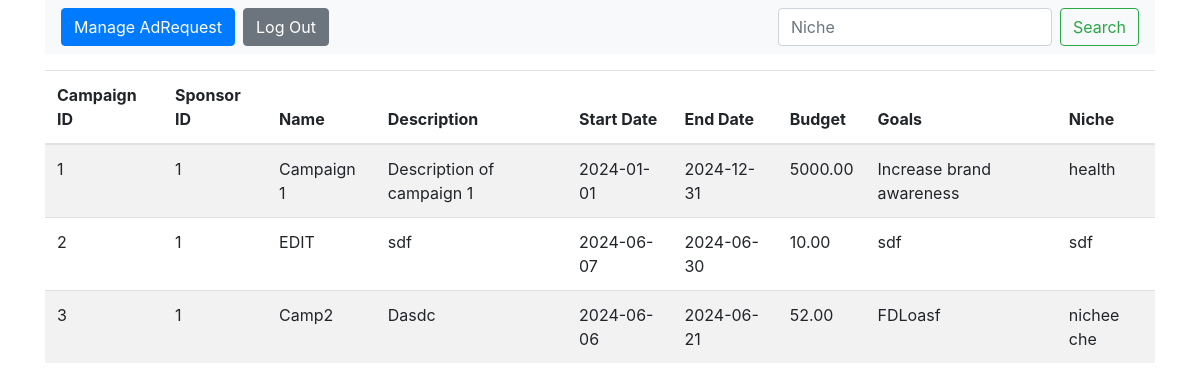
/influencer/campaigns (signed in), run on the app's committed database.
### models.py (models this page shows, shortened)
class Campaign(db.Model):
    __tablename__ = "campaigns"
    campaign_id = db.Column(db.Integer, primary_key=True, autoincrement=True)
    sponsor_id = db.Column(
        db.Integer, db.ForeignKey("sponsors.sponsor_id"), nullable=False
    )
    name = db.Column(db.String(255), nullable=False)
    description = db.Column(db.Text, nullable=False)
    start_date = db.Column(db.Date)
    end_date = db.Column(db.Date)
    budget = db.Column(db.Numeric(10, 2), nullable=False)
    visibility = db.Column(db.Enum("public", "private"),default="public")
    goals = db.Column(db.Text, nullable=False)
    niche = db.Column(db.String(255), nullable=False)
    ad_requests = db.relationship("AdRequest", backref="campaign", lazy=True)
    campaign_flags = db.relationship("CampaignFlag", backref="campaign", lazy=True)
    def to_dict(self):
        return {c.name: getattr(self, c.name) for c in self.__table__.columns}

### influencer.py (the view)
@influencer.route("/campaigns",methods=['GET', 'POST'])
def show_campaign():
    if "user_name" in session and "role" in session:
        if session["role"] == "influencer":
            public_campaing = Campaign.query.filter_by(visibility = "public").all()
            data = []
            for c in public_campaing:
                data.append(c.to_dict())
            return render_template("influencer_campaign.html" , data=data)
    flash("Please Login !","faliled")
    return redirect(url_for("influencer.login"))

### app.py (called while the page is built)
@app.before_request
def create_tables():
    init_db(app)

### models.py (called while the page is built, shortened)
def init_db(app):
    with app.app_context():
        db.create_all()

### templates/influencer_campaign.html (shortened to what this page needs)
<!DOCTYPE html>
<html lang="en">
<head>
    <link rel="stylesheet" href="https://stackpath.bootstrapcdn.com/bootstrap/4.3.1/css/bootstrap.min.css">
</head>
<body>
    <div class="container">
        <nav class="navbar navbar-expand-lg navbar-light bg-light">
            <button class="btn btn-primary" onclick="location.href='{{ url_for('influencer.dashboard') }}'">Manage AdRequest</button>
            <button class="btn btn-secondary ml-2" onclick="location.href='/logout'">Log Out</button>
            <form class="form-inline my-2 my-lg-0 ml-auto">
                <input class="form-control mr-sm-2" type="search" placeholder="Niche" id="search_camp" name="search_camp" oninput="search()">
                <button class="btn btn-outline-success my-2 my-sm-0" onclick="search(); return false;">Search</button>
            </form>
        </nav>
        <table class="table table-striped mt-3" id="campaignTable">
            <thead>
                <tr>
                    <th scope="col">Campaign ID</th>
                    <th scope="col">Sponsor ID</th>
                    <th scope="col">Name</th>
                    <th scope="col">Description</th>
                    <th scope="col">Start Date</th>
                    <th scope="col">End Date</th>
                    <th scope="col">Budget</th>
                    <th scope="col">Goals</th>
                    <th scope="col">Niche</th>
                </tr>
            </thead>
            <tbody>
                {% for d in data %}
                <tr>
                    <td>{{d["campaign_id"]}}</td>
                    <td>{{d["sponsor_id"]}}</td>
                    <td>{{d["name"]}}</td>
                    <td>{{d["description"]}}</td>
                    <td>{{d["start_date"]}}</td>
                    <td>{{d["end_date"]}}</td>
                    <td>{{d["budget"]}}</td>
                    <td>{{d["goals"]}}</td>
                    <td>{{d["niche"]}}</td>
                </tr>
                {% endfor %}
            </tbody>
        </table>
    </div>
</body>
</html>

### data on the page
Campaign: campaign_id "1", sponsor_id "1", name "Campaign 1", description "Description of campaign 1", start_date "2024-01-01", end_date "2024-12-31", budget "5000.00", goals "Increase brand awareness", niche "health"
Campaign: campaign_id "2", sponsor_id "1", name "EDIT", description "sdf", start_date "2024-06-07", end_date "2024-06-30", budget "10.00", goals "sdf", niche "sdf"
Campaign: campaign_id "3", sponsor_id "1", name "Camp2", description "Dasdc", start_date "2024-06-06", end_date "2024-06-21", budget "52.00", goals "FDLoasf", niche "nichee che"
